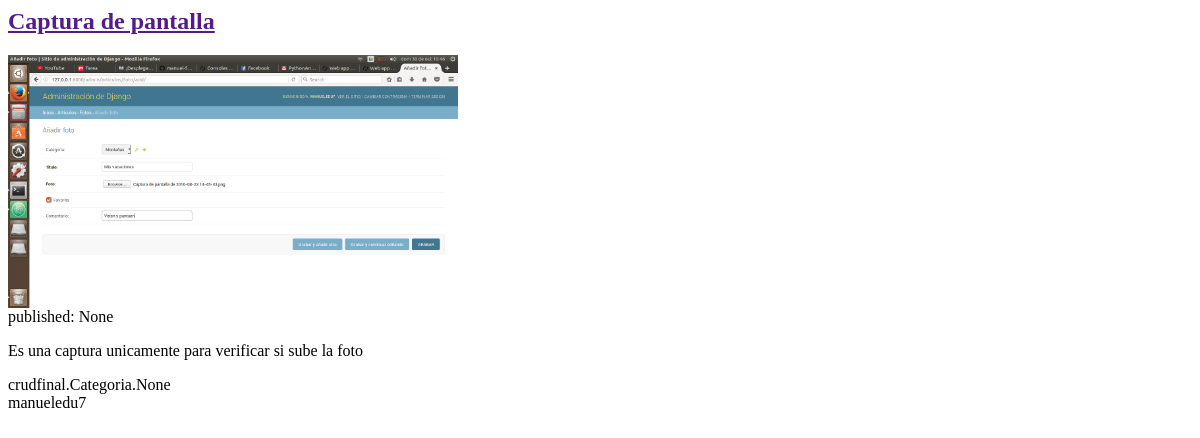
Before: / with the older database file.
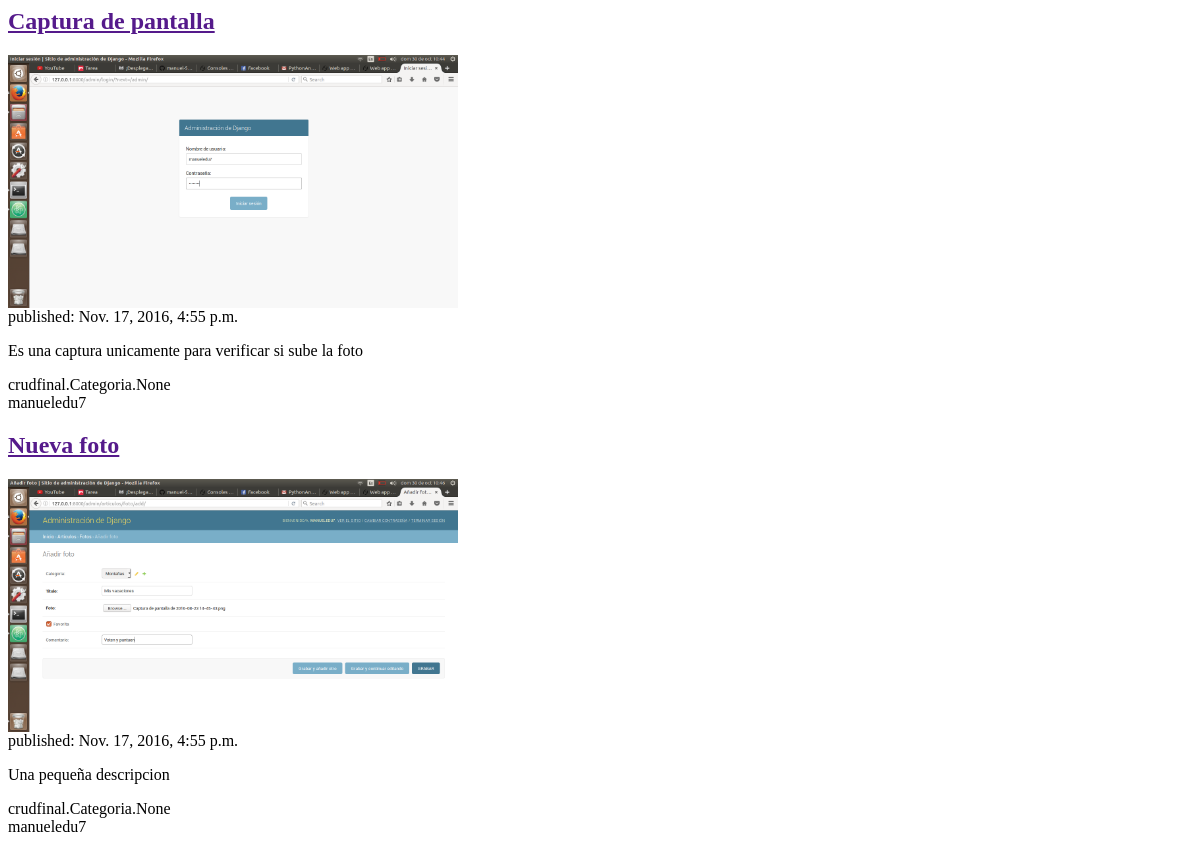
After: the same page with the newer database file.
### crudfinal/models.py (models this page shows, shortened)
class Foto(models.Model):
    Autor_Foto = models.ForeignKey('auth.User')
    Nombre_Foto = models.CharField(max_length=50,default='Sin titulo')
    Descripcion_Foto = models.CharField(max_length=200,blank=True)
    Fecha_Foto = models.DateTimeField(default=timezone.now)
    Archivo_Foto = models.ImageField(upload_to='media/Fotos/')
    categoria = models.ManyToManyField(Categoria,blank=True)

### crudfinal/views.py (the view)
# urls.py: url(r'^$', views.post_list),
def post_list(request):
    posts = Foto.objects.filter(Fecha_Foto__lte = timezone.now()).order_by('Fecha_Foto')
    return render(request, 'crudfinal/post_list.html', {'posts': posts})

### crudfinal/templates/crudfinal/post_list.html (shortened to what this page needs)
<html>
    <head>
    </head>
    <body>
          {% for post in posts %}
              <div>
                  <p>
                  <h2><a href="">{{ post.Nombre_Foto }}</a></h2>
                  </p>
                  <img src="/media/{{ post.Archivo_Foto }}" width="450px" heigth="450px"/>
                  <br>
                  published: {{ post.Fecha_Foto }}
                  <p>
                  {{ post.Descripcion_Foto|linebreaksbr }}
                  </p>
                  {{ post.categoria }}
                  <br>
                  {{ post.Autor_Foto}}
                  <br>
              </div>
          {% endfor %}
</html>

Changed rows visible on the page:
changed Foto "Captura de pantalla": Archivo_Foto: a different picture; Fecha_Foto "None" → "Nov. 17, 2016, 4:55 p.m."
added Foto: Nombre_Foto "Nueva foto", Archivo_Foto (picture), Fecha_Foto "Nov. 17, 2016, 4:55 p.m.", Descripcion_Foto "Una pequeña descripcion", categoria "crudfinal.Categoria.None", Autor_Foto "manueledu7"
